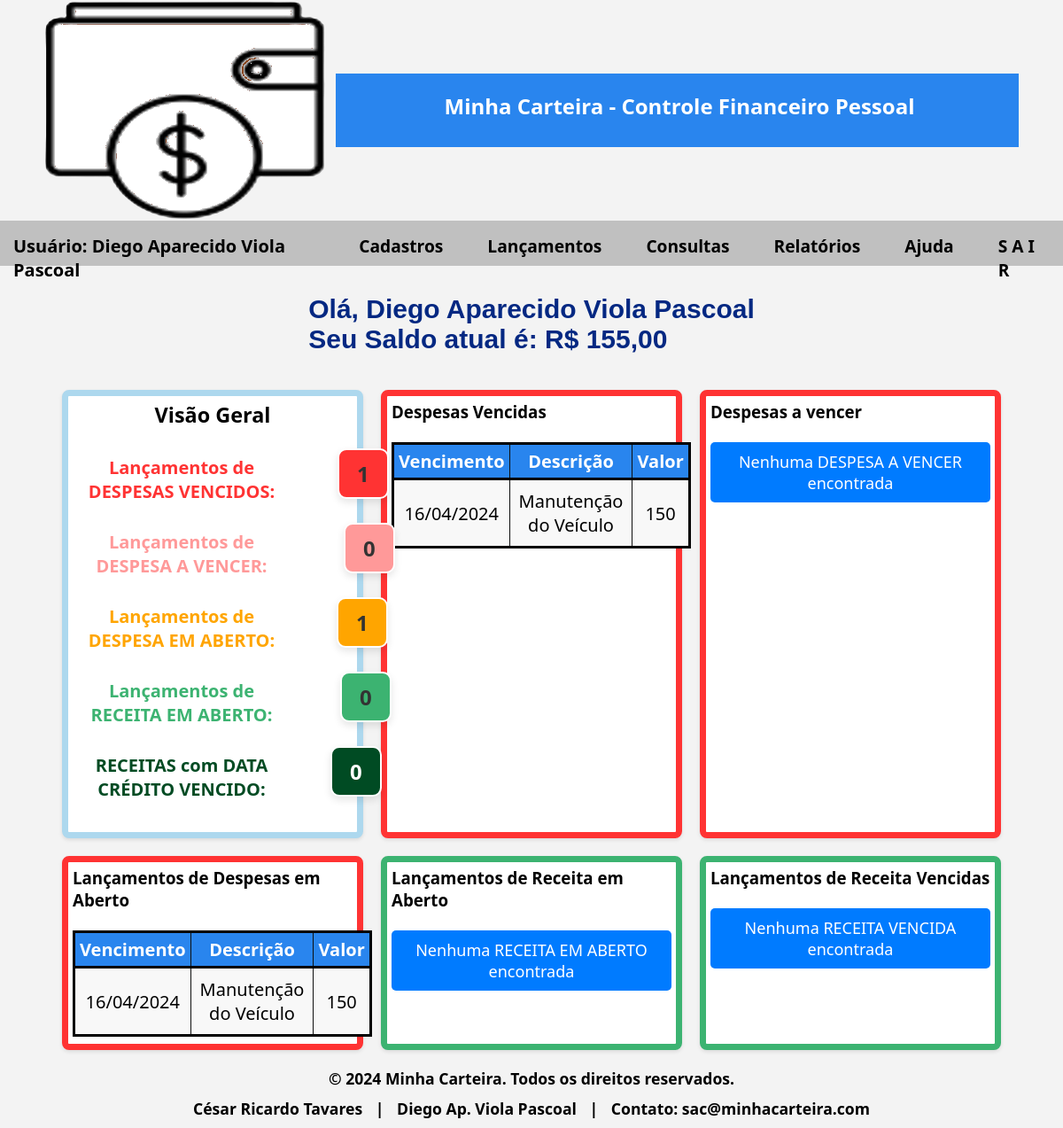
Screenshot of /tela-inicial.php?status=sucesso (signed in) with the database file from the repository.
### tables this page shows
CREATE TABLE `lancamentos_despesas` (
  `codigo` int NOT NULL,
  `descricao` varchar(250) DEFAULT NULL,
  `valor` decimal(10,0) DEFAULT NULL,
  `data_pagamento` date DEFAULT NULL,
  `data_vencimento` date DEFAULT NULL,
  `categoria` int DEFAULT NULL,
  `carteira` int DEFAULT NULL,
  `codigo_usuario` int DEFAULT NULL,
  `situacao` varchar(10) DEFAULT NULL,
  `comprovante` varchar(255) DEFAULT NULL
);

### tela-inicial.php (the view, shortened to what the rows shown need)
<?php
require_once("./app/login/funcoes_gerais.php");
?>
<!DOCTYPE html>
<html lang="pt-br">
<head>
    <link rel="stylesheet" href="./app/login/css/estilo.css">
</head>
<body>
    <div class="container">
           <h1 class="titulo">Minha Carteira - Controle Financeiro Pessoal </h1>
    </div>
    <br>
    <?php
    $conn = mysqli_connect("localhost", "root", "1234", "minhacarteira");
    ?>
    <?php
    $idUsuario = $_SESSION['codigo'];
    $sqlContasVencidas = "SELECT descricao, data_vencimento, valor
                      FROM lancamentos_despesas
                      WHERE data_vencimento < CURDATE()
                      AND situacao != 'Pago'
                      AND codigo_usuario = $idUsuario
                      ORDER BY data_vencimento ASC
                      LIMIT 5";
    $resultContasVencidas = mysqli_query($conn, $sqlContasVencidas);
    $sqlDespesasEmAberto = "SELECT descricao, data_vencimento, valor
    FROM lancamentos_despesas
    WHERE situacao = 'Em Aberto'
    AND codigo_usuario = $idUsuario
    ORDER BY data_vencimento ASC
    LIMIT 5";
    $resultDespesasEmAberto = mysqli_query($conn, $sqlDespesasEmAberto);
    ?>
    <div class="dashboard">
        <div class="card-despesa">
            <br>
            <table>
                <?php
                if (mysqli_num_rows($resultContasVencidas) > 0) {
                    echo '<table>';
                    echo '<thead>';
                    echo '<tr>';
                    echo '<th>Vencimento</th>';
                    echo '<th>Descrição</th>';
                    echo '<th>Valor</th>';
                    echo '</tr>';
                    echo '</thead>';
                    echo '<tbody>';
                    while ($row = mysqli_fetch_assoc($resultContasVencidas)) {
                        echo '<tr>';
                        echo '<td>' . htmlspecialchars(formatarData($row['data_vencimento'])) . '</td>';
                        echo '<td>' . htmlspecialchars($row['descricao']) . '</td>';
                        echo '<td>' . htmlspecialchars($row['valor']) . '</td>';
                        echo '</tr>';
                    }
                    echo '</tbody>';
                    echo '</table>';
                } else {
                    echo '<p style="font-size: 18px; background-color: #007bff; color: white; padding: 10px; border-radius: 5px; text-align: center;">Nenhuma DESPESA VENCIDA    encontrada</p>';
                }
                ?>
            </table>
        </div>
        <div class="card-despesa">
            <br>
            <table>
                <?php
                if (mysqli_num_rows($resultDespesasEmAberto) > 0) {
                    echo '<table>';
                    echo '<thead>';
                    echo '<tr>';
                    echo '<th>Vencimento</th>';
                    echo '<th>Descrição</th>';
                    echo '<th>Valor</th>';
                    echo '</tr>';
                    echo '</thead>';
                    echo '</table>';
                } else {
                    echo '<p style="font-size: 18px; background-color: #007bff; color: white; padding: 10px; border-radius: 5px; text-align: center;">Nenhuma DESPESA EM ABERTO encontrada</p>';
                }
                ?>
            </table>
        </div>
    </div>
</body>
</html>

### rows the page displays
lancamentos_despesas: data_vencimento "16/04/2024", descricao "Manutenção do Veículo", valor "150"

### other values shown
$_SESSION["nome"] "Diego Aparecido Viola Pascoal"
$_SESSION['nome'] "Diego Aparecido Viola Pascoal"
formatarMoeda($saldoTelaPrincipal) "R$ 155,00"
$countContasVencidas "1"
$countContasAVencer "0"
$countContasPagas "1"
$countReceitasAbertas "0"
$countReceitasVencidas "0"
formatarData($row['data_vencimento']) "16/04/2024"
$row['descricao'] "Manutenção do Veículo"
$row['valor'] "150"
